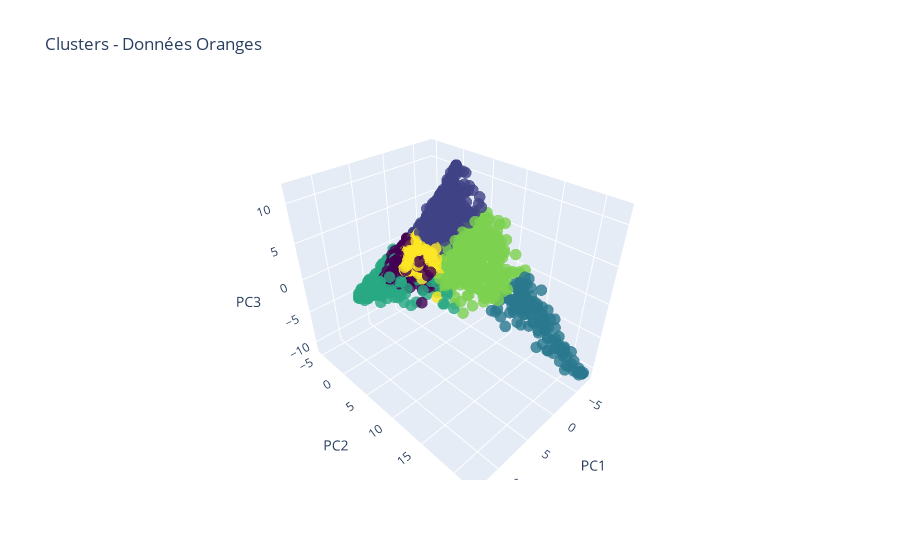

Here is the notebook cell this chart was saved with:
### Code cell
# Analyse pour les données oranges
orange_pca, orange_labels, orange_pca_model = execute_dimensionality_reduction(dataset_orange)

# Visualisations
visualize_clusters_3d(orange_pca, orange_labels, "Clusters - Données Oranges")

# Analyse pour les données oranges et vertes
orange_clustering = evaluate_clustering(orange_pca, "ORANGE")

### Figure 1 — Plotly figure (JSON) as saved in the notebook; plotly's stock layout.template omitted (floating-point values rounded to 4 significant figures; data arrays with more than 128 entries replaced by an {"elided": "..."} marker saying what was removed)
{"data": [{"marker": {"color": {"elided": "5000 int values"}, "colorscale": [[0, "#440154"], [0.1111, "#482878"], [0.2222, "#3e4989"], [0.3333, "#31688e"], [0.4444, "#26828e"], [0.5556, "#1f9e89"], [0.6667, "#35b779"], [0.7778, "#6ece58"], [0.8889, "#b5de2b"], [1, "#fde725"]], "opacity": 0.8, "size": 4}, "mode": "markers", "type": "scatter3d", "x": {"elided": "5000 float values"}, "y": {"elided": "5000 float values"}, "z": {"elided": "5000 float values"}}], "layout": {"scene": {"xaxis": {"title": {"text": "PC1"}}, "yaxis": {"title": {"text": "PC2"}}, "zaxis": {"title": {"text": "PC3"}}}, "title": {"text": "Clusters - Données Oranges"}}}
